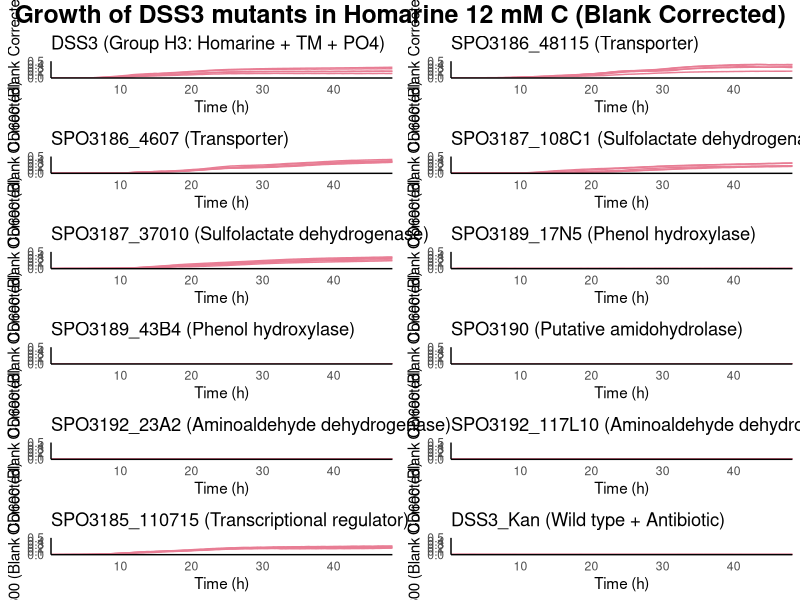

Reproduce this figure in R.
library(tidyverse)
library(ggpubr)
library(data.table)
library(lubridate)

# Load OD600 values from Gen5 plate reader
OD600 <- fread('2022_12_12_Plate_2_DSS3_homarine_mutants.csv', header=T)

# Convert time to seconds and hours
OD600$TimeS <- period_to_seconds(lubridate::hms(OD600$Time))
OD600$TimeH <- OD600$TimeS / 3600

# Define the blank/control well
control_col <- "B1"  # Background control well

# List of sample wells (ensuring correct placements based on your script)
sample_wells <- c("B2", "B3", "B4", "B5", "B6",  # DSS3 in H3
                  "C2", "D2", "E2", "F2", "G2",  # Mutant 1 in H3
                  "C3", "D3", "E3", "F3", "G3",  # Mutant 2 in H3
                  "C4", "D4", "E4", "F4", "G4",  # Mutant 3 in H3
                  "C5", "D5", "E5", "F5", "G5",  # Mutant 4 in H3
                  "C6", "D6", "E6", "F6", "G6",  # Mutant 5 in H3
                  "C7", "D7", "E7", "F7", "G7",  # Mutant 6 in H3
                  "C8", "D8", "E8", "F8", "G8",  # Mutant 7 in H3
                  "C9", "D9", "E9", "F9", "G9",  # Mutant 8 in H3
                  "C10", "D10", "E10", "F10", "G10",  # Mutant 9 in H3
                  "C11", "D11", "E11", "F11", "G11",  # Mutant 10 in H3
                  "B12", "C12", "D12", "E12", "F12")  # DSS3_Kan

# Ensure the control column exists
if (control_col %in% colnames(OD600)) {
  # Subtract the background OD600 from each sample well, ensuring non-negative values
  OD600[, (sample_wells) := lapply(.SD, function(x) pmax(x - get(control_col), 0)), .SDcols = sample_wells]
} else {
  stop("Control well (B1) not found in the dataset.")
}

# Function to create growth curve plot for each group
create_group_plot <- function(data, wells, title) {
  ggplot(data = data) +
    geom_line(aes(x = TimeH, y = get(wells[1])), color = "#E87D94", group = 1) +
    geom_line(aes(x = TimeH, y = get(wells[2])), color = "#E87D94", group = 1) +
    geom_line(aes(x = TimeH, y = get(wells[3])), color = "#E87D94", group = 1) +
    geom_line(aes(x = TimeH, y = get(wells[4])), color = "#E87D94", group = 1) +
    geom_line(aes(x = TimeH, y = get(wells[5])), color = "#E87D94", group = 1) +
    labs(x = "Time (h)", y = "OD600 (Blank Corrected)", title = title) +
    theme_minimal() +
    scale_x_continuous(expand = c(0, 0)) +
    scale_y_continuous(expand = c(0, 0), limits = c(0, 0.5)) +
    theme(legend.position = "none",
          panel.grid.major = element_blank(),
          panel.grid.minor = element_blank(),
          panel.background = element_blank(),
          plot.background = element_blank(),
          axis.line.x = element_line(color = "black"),
          axis.line.y = element_line(color = "black"))
}

# Define groups for plotting
group_titles <- c(
  "DSS3 (Group H3: Homarine + TM + PO4)", "SPO3186_48115 (Transporter)", 
  "SPO3186_4607 (Transporter)", "SPO3187_108C1 (Sulfolactate dehydrogenase)",
  "SPO3187_37010 (Sulfolactate dehydrogenase)", "SPO3189_17N5 (Phenol hydroxylase)",
  "SPO3189_43B4 (Phenol hydroxylase)", "SPO3190 (Putative amidohydrolase)",
  "SPO3192_23A2 (Aminoaldehyde dehydrogenase)", "SPO3192_117L10 (Aminoaldehyde dehydrogenase)",
  "SPO3185_110715 (Transcriptional regulator)", "DSS3_Kan (Wild type + Antibiotic)"
)

# Create plots for each group
group_wells <- list(
  c("B2", "B3", "B4", "B5", "B6"),
  c("C2", "D2", "E2", "F2", "G2"),
  c("C3", "D3", "E3", "F3", "G3"),
  c("C4", "D4", "E4", "F4", "G4"),
  c("C5", "D5", "E5", "F5", "G5"),
  c("C6", "D6", "E6", "F6", "G6"),
  c("C7", "D7", "E7", "F7", "G7"),
  c("C8", "D8", "E8", "F8", "G8"),
  c("C9", "D9", "E9", "F9", "G9"),
  c("C10", "D10", "E10", "F10", "G10"),
  c("C11", "D11", "E11", "F11", "G11"),
  c("B12", "C12", "D12", "E12", "F12")
)

group_plots <- map2(group_wells, group_titles, ~create_group_plot(OD600, .x, .y))

# Arrange all plots in one figure
mutant_plot_grid <- ggarrange(plotlist = group_plots, ncol = 2, nrow = 6)

# Annotate the figure
annotate_figure(mutant_plot_grid,
                top = text_grob("Growth of DSS3 mutants in Homarine 12 mM C (Blank Corrected)", 
                                face = "bold", size = 18))
# 
# # Save the final figure
# ggsave('Growth_of_DSS3_mutants_Homarine_12mM_C_Corrected.pdf', plot = mutant_plot_grid, width = 12, height = 15)
